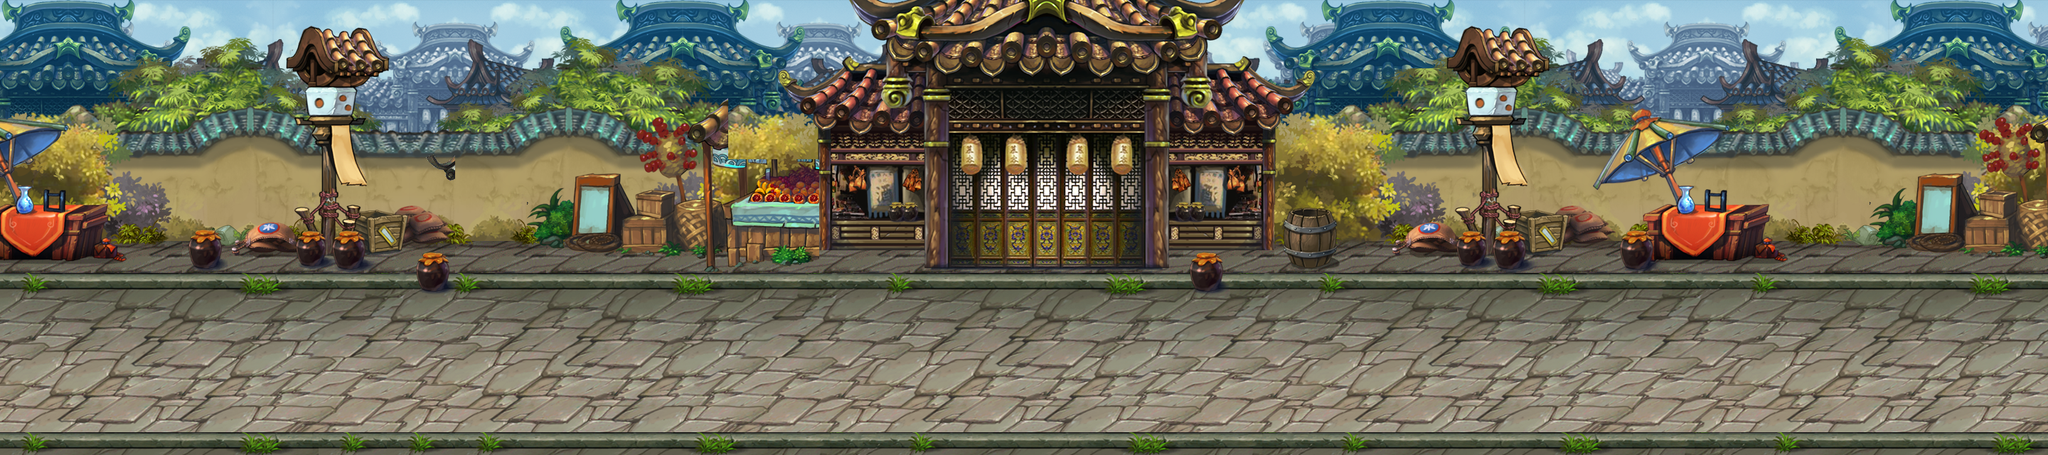

This is a level from a 2D game, rendered from its Tiled map with the project's own tilesets. A one-line summary and the map file follow, with tile-layer data summarised:
An orthogonal 90x20 tile map with 32x32 px tiles, 7 tile layers (FarWall, Floor, MiddleWall, NearWall, ...).

<map version="1.0" orientation="orthogonal" width="90" height="20" tilewidth="32" tileheight="32">
 <tileset firstgid="1" name="xiangyangcheng" tilewidth="32" tileheight="32">
  <image source="xiangyangcheng.png" width="2048" height="1280" />
 </tileset>
 <layer name="FarWall" width="90" height="20">
  <data>[1800 cells, 810 non-empty, 153 distinct tile ids]</data>
 </layer>
 <layer name="Floor" width="90" height="20">
  <data>[1800 cells, 1080 non-empty, 168 distinct tile ids]</data>
 </layer>
 <layer name="MiddleWall" width="90" height="20">
  <data>[1800 cells, 632 non-empty, 96 distinct tile ids]</data>
 </layer>
 <layer name="NearWall" width="90" height="20">
  <data>[1800 cells, 646 non-empty, 174 distinct tile ids]</data>
 </layer>
 <layer name="ObjectsFar" width="90" height="20">
  <data>[1800 cells, 778 non-empty, 448 distinct tile ids]</data>
 </layer>
 <layer name="ObjectsMiddle" width="90" height="20">
  <data>[1800 cells, 1 non-empty, 1 distinct tile ids]</data>
 </layer>
 <layer name="ObjectsNear" width="90" height="20">
  <data>[1800 cells, 90 non-empty, 19 distinct tile ids]</data>
 </layer>
</map>
